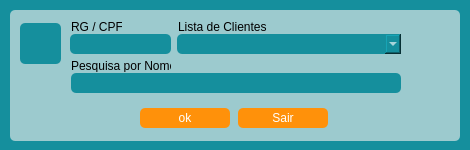
<?xml version="1.0" encoding="UTF-8"?>
<ui version="4.0">
 <class>FrmConsultaCliente</class>
 <widget class="QWidget" name="FrmConsultaCliente">
  <property name="geometry">
   <rect>
    <x>0</x>
    <y>0</y>
    <width>470</width>
    <height>150</height>
   </rect>
  </property>
  <property name="focusPolicy">
   <enum>Qt::StrongFocus</enum>
  </property>
  <property name="windowTitle">
   <string>Consulta Cliente</string>
  </property>
  <property name="windowIcon">
   <iconset>
    <normaloff>../../imagens/icon-cachorro-marrom-30.png</normaloff>../../imagens/icon-cachorro-marrom-30.png</iconset>
  </property>
  <property name="styleSheet">
   <string notr="true">color: rgb(255, 255, 255);
background-color: rgb(21, 143, 157);
border-radius:5px</string>
  </property>
  <widget class="QWidget" name="widget" native="true">
   <property name="geometry">
    <rect>
     <x>10</x>
     <y>10</y>
     <width>450</width>
     <height>131</height>
    </rect>
   </property>
   <property name="styleSheet">
    <string notr="true">background-color: rgb(156, 202, 206);
border-radius:5px</string>
   </property>
   <widget class="QPushButton" name="btn_cli_Consultar">
    <property name="geometry">
     <rect>
      <x>130</x>
      <y>98</y>
      <width>90</width>
      <height>20</height>
     </rect>
    </property>
    <property name="cursor">
     <cursorShape>PointingHandCursor</cursorShape>
    </property>
    <property name="styleSheet">
     <string notr="true">QPushButton{
color: rgb(255, 255, 255);
background-color: rgb(255, 145, 10);
border-radius:5px
}

QPushButton:hover{
color:rgb(255, 145, 10);
background-color: rgb(255, 255, 255);
border-radius:5px
}
</string>
    </property>
    <property name="text">
     <string>ok</string>
    </property>
    <property name="icon">
     <iconset>
      <normaloff>../../imagens/icon-add.png</normaloff>../../imagens/icon-add.png</iconset>
    </property>
   </widget>
   <widget class="QPushButton" name="btn_cli_sair">
    <property name="geometry">
     <rect>
      <x>228</x>
      <y>98</y>
      <width>90</width>
      <height>20</height>
     </rect>
    </property>
    <property name="cursor">
     <cursorShape>PointingHandCursor</cursorShape>
    </property>
    <property name="styleSheet">
     <string notr="true">QPushButton{
color: rgb(255, 255, 255);
background-color: rgb(255, 145, 10);
border-radius:5px
}

QPushButton:hover{
color:rgb(255, 145, 10);
background-color: rgb(255, 255, 255);
border-radius:5px
}
</string>
    </property>
    <property name="text">
     <string>Sair</string>
    </property>
    <property name="icon">
     <iconset>
      <normaloff>../../imagens/icons-sinal-saída.png</normaloff>../../imagens/icons-sinal-saída.png</iconset>
    </property>
   </widget>
   <widget class="QLineEdit" name="cons_cli_txt_nome">
    <property name="geometry">
     <rect>
      <x>61</x>
      <y>63</y>
      <width>330</width>
      <height>20</height>
     </rect>
    </property>
    <property name="styleSheet">
     <string notr="true">color: rgb(255, 255, 255);
background-color: rgb(21, 143, 157);
border-radius:5px</string>
    </property>
    <property name="maxLength">
     <number>60</number>
    </property>
   </widget>
   <widget class="QLabel" name="label_5">
    <property name="geometry">
     <rect>
      <x>61</x>
      <y>9</y>
      <width>51</width>
      <height>16</height>
     </rect>
    </property>
    <property name="styleSheet">
     <string notr="true">color: rgb(0, 0, 0);</string>
    </property>
    <property name="text">
     <string>RG / CPF</string>
    </property>
   </widget>
   <widget class="QLabel" name="label">
    <property name="geometry">
     <rect>
      <x>61</x>
      <y>49</y>
      <width>100</width>
      <height>13</height>
     </rect>
    </property>
    <property name="styleSheet">
     <string notr="true">color: rgb(0, 0, 0);</string>
    </property>
    <property name="text">
     <string>Pesquisa por Nome</string>
    </property>
   </widget>
   <widget class="QLabel" name="label_13">
    <property name="geometry">
     <rect>
      <x>10</x>
      <y>13</y>
      <width>41</width>
      <height>41</height>
     </rect>
    </property>
    <property name="styleSheet">
     <string notr="true">color: rgb(255, 255, 255);
background-color: rgb(21, 143, 157);
border-radius:5px</string>
    </property>
    <property name="text">
     <string/>
    </property>
    <property name="pixmap">
     <pixmap>../../imagens/user.png</pixmap>
    </property>
    <property name="scaledContents">
     <bool>true</bool>
    </property>
   </widget>
   <widget class="QComboBox" name="comboBox_lista_usuarios">
    <property name="geometry">
     <rect>
      <x>167</x>
      <y>24</y>
      <width>224</width>
      <height>20</height>
     </rect>
    </property>
    <property name="styleSheet">
     <string notr="true">color: rgb(255, 255, 255);
background-color: rgb(21, 143, 157);
border-radius:5px</string>
    </property>
   </widget>
   <widget class="QLabel" name="label_2">
    <property name="geometry">
     <rect>
      <x>168</x>
      <y>10</y>
      <width>100</width>
      <height>13</height>
     </rect>
    </property>
    <property name="styleSheet">
     <string notr="true">color: rgb(0, 0, 0);</string>
    </property>
    <property name="text">
     <string>Lista de Clientes</string>
    </property>
   </widget>
   <widget class="QLineEdit" name="lineEdit">
    <property name="geometry">
     <rect>
      <x>60</x>
      <y>24</y>
      <width>101</width>
      <height>20</height>
     </rect>
    </property>
    <property name="styleSheet">
     <string notr="true">color: rgb(255, 255, 255);
background-color: rgb(21, 143, 157);
border-radius:5px</string>
    </property>
    <property name="inputMask">
     <string>99999999999999</string>
    </property>
    <property name="alignment">
     <set>Qt::AlignLeading|Qt::AlignLeft|Qt::AlignVCenter</set>
    </property>
   </widget>
  </widget>
 </widget>
 <tabstops>
  <tabstop>lineEdit</tabstop>
  <tabstop>comboBox_lista_usuarios</tabstop>
  <tabstop>cons_cli_txt_nome</tabstop>
  <tabstop>btn_cli_Consultar</tabstop>
  <tabstop>btn_cli_sair</tabstop>
 </tabstops>
 <resources/>
 <connections>
  <connection>
   <sender>btn_cli_sair</sender>
   <signal>clicked()</signal>
   <receiver>FrmConsultaCliente</receiver>
   <slot>close()</slot>
   <hints>
    <hint type="sourcelabel">
     <x>282</x>
     <y>118</y>
    </hint>
    <hint type="destinationlabel">
     <x>234</x>
     <y>74</y>
    </hint>
   </hints>
  </connection>
 </connections>
</ui>
